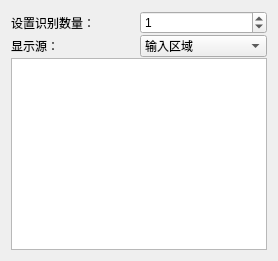
          <widget class="QWidget" name="tab_8">
           <attribute name="title">
            <string>结果</string>
           </attribute>
           <layout class="QGridLayout" name="gridLayout_2">
            <item row="0" column="0">
             <layout class="QVBoxLayout" name="verticalLayout_2" stretch="0,1,25">
              <property name="spacing">
               <number>1</number>
              </property>
              <item>
               <layout class="QHBoxLayout" name="horizontalLayout_4">
                <item>
                 <widget class="QLabel" name="label">
                  <property name="text">
                   <string>设置识别数量：</string>
                  </property>
                 </widget>
                </item>
                <item>
                 <widget class="QSpinBox" name="spinBox_SetBlobCount">
                  <property name="maximum">
                   <number>99999999</number>
                  </property>
                  <property name="value">
                   <number>1</number>
                  </property>
                 </widget>
                </item>
               </layout>
              </item>
              <item>
               <layout class="QHBoxLayout" name="horizontalLayout_3">
                <item>
                 <widget class="QLabel" name="label_2">
                  <property name="text">
                   <string>显示源：</string>
                  </property>
                 </widget>
                </item>
                <item>
                 <widget class="QComboBox" name="cmb_DestRegion">
                  <item>
                   <property name="text">
                    <string>输入区域</string>
                   </property>
                  </item>
                  <item>
                   <property name="text">
                    <string>结果区域</string>
                   </property>
                  </item>
                 </widget>
                </item>
               </layout>
              </item>
              <item>
               <widget class="QTableWidget" name="tablewidget_Results_Blob"/>
              </item>
             </layout>
            </item>
           </layout>
          </widget>
